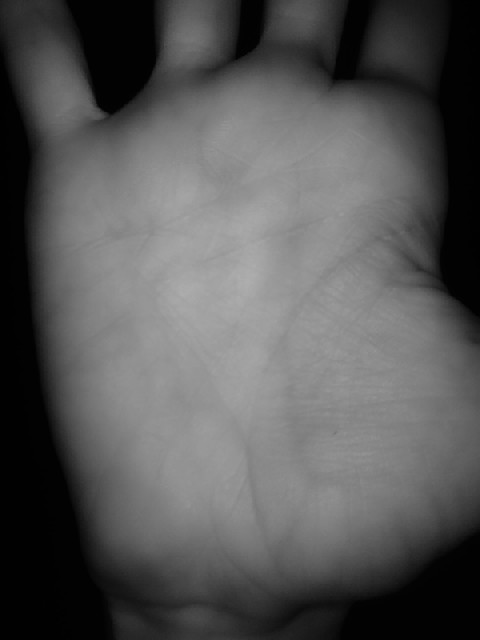
#> input picture tests/live/captures/capture_20260619_221520_041.png, 480 x 640 px
$ python -i tag_visibility.py   (imports and definitions only)
#> lines starting #> are read from the running program, lines starting #| are printed output that depends on the picture; after the words box and inside, x2 and y2 are one past the last pixel; in counts of white or black regions, pixels touching at a corner belong together
"""
Tags each palm image with a vein-visibility level (strong/moderate/weak) using
a quick Frangi-vesselness heuristic, as a fast proxy for manual labeling.

Method (verified on a sample image before running on the full dataset):
 1. Downsample to half resolution (480x640 -> 240x320) purely for speed -
    visual check confirmed line/vessel structures are still resolvable.
 2. Otsu threshold to get a hand foreground mask, then erode it by a fixed
    margin. This step matters: an un-eroded mask lets the strong
    hand-silhouette boundary edge dominate the vesselness signal (confirmed
    visually - see notes/day1/frangi_eroded_check.png), which would make this
    a "hand edge sharpness" metric instead of a vein-visibility metric.
 3. Run skimage.filters.frangi(black_ridges=True) - confirmed correct
    polarity visually (notes/day1/frangi_polarity_check.png): veins/lines
    appear as dark ridges on lighter skin in this NIR captures, not bright
    ridges.
 4. Summarize with mean and 90th-percentile vesselness response inside the
    eroded mask.
 5. After scoring every image, classify into strong/moderate/weak by tertile
    (33rd/66th percentile) of the mean-vesselness distribution across the
    WHOLE dataset. This is a heuristic relative ranking, not an
    absolutely-calibrated visibility scale - it has not been validated
    against human-labeled ground truth. Recommend spot-checking a sample of
    each tier manually before trusting it for stratified splitting.
"""
import csv
import time
from pathlib import Path

import cv2
import numpy as np
from skimage.filters import frangi

from palm_vein.config import PROJECT_ROOT, DATA_RAW, METADATA_CSV, VISIBILITY_CSV

DATASET_ROOT = DATA_RAW
OUTPUT_CSV = VISIBILITY_CSV

ERODE_KERNEL = np.ones((25, 25), np.uint8)
SIGMAS = range(1, 4, 1)


def score_image(img_path: Path):
    img = cv2.imread(str(img_path), cv2.IMREAD_GRAYSCALE)
#> img is the input picture: shape (640, 480); min 0, max 174, mean 86.2
    if img is None:
        return None
    small = cv2.resize(img, (img.shape[1] // 2, img.shape[0] // 2), interpolation=cv2.INTER_AREA)
    _, mask = cv2.threshold(small, 0, 255, cv2.THRESH_BINARY + cv2.THRESH_OTSU)
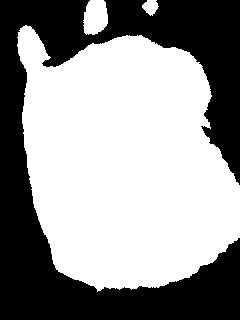
#> mask: shape (320, 240); 58.8% white; 1 black region, box (x1, y1, x2, y2) and area: (0, 0, 240, 320) 31640
    eroded = cv2.erode(mask, ERODE_KERNEL, iterations=1)
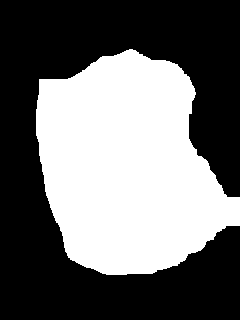
#> eroded: shape (320, 240); 42.4% white; 1 white region, box (x1, y1, x2, y2) and area: (36, 49, 240, 275) 32599
    fg = eroded > 0
    if fg.sum() < 200:
        # Erosion ate almost everything (very small/poorly segmented hand) -
        # fall back to the un-eroded mask rather than scoring on ~nothing.
        fg = mask > 0
        if fg.sum() < 50:
            return None

    small_f = small.astype(np.float64) / 255.0
    vess = frangi(small_f, sigmas=SIGMAS, black_ridges=True)
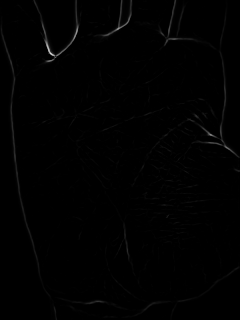
#> vess: shape (320, 240) float64; min 0, max 0.857, mean 0.00588
    values = vess[fg]
    return float(values.mean()), float(np.percentile(values, 90))


# [45 lines left out: function main, not called in this run]


# [2 lines not run here, left out]

>>> result = score_image('../../tests/live/captures/capture_20260619_221520_041.png')
#> result = (0.00303, 0.00843)

$ run again, on tests/live/captures/capture_20260619_221531_708.png
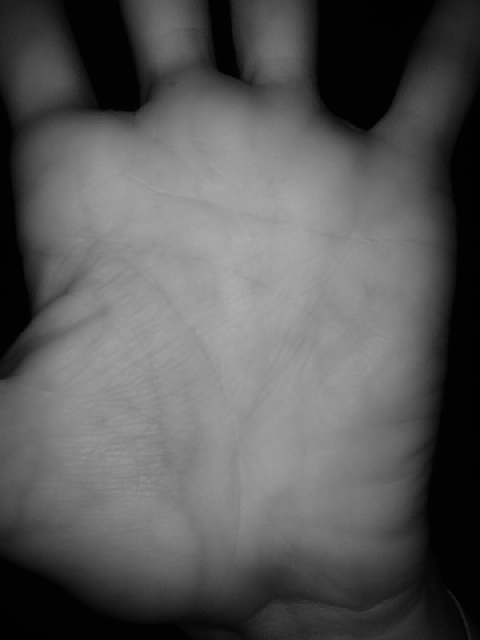
#> input picture tests/live/captures/capture_20260619_221531_708.png, 480 x 640 px
#> in score_image, img is the input picture: shape (640, 480); min 0, max 176, mean 88.9
#> in score_image, `_, mask = cv2.threshold(small, 0, 255, cv2.THRESH_BINARY + cv2.THRESH_..`:
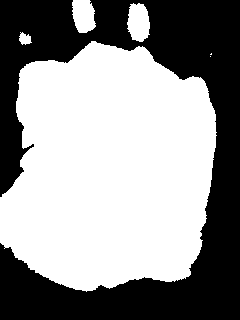
#> mask: shape (320, 240); 57.7% white; 1 black region, box (x1, y1, x2, y2) and area: (0, 0, 240, 320) 32505
#> eroded: shape (320, 240); 41.3% white; 1 white region, box (x1, y1, x2, y2) and area: (0, 58, 204, 276) 31690
#> in score_image, `vess = frangi(small_f, sigmas=SIGMAS, black_ridges=True)`:
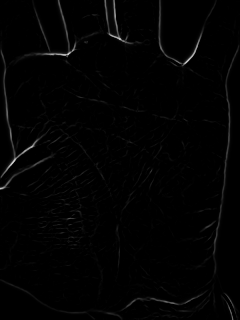
#> vess: shape (320, 240) float64; min 0, max 0.811, mean 0.0113
#> result = (0.00595, 0.0171)

$ run again, on tests/live/captures/capture_20260619_221552_709.png
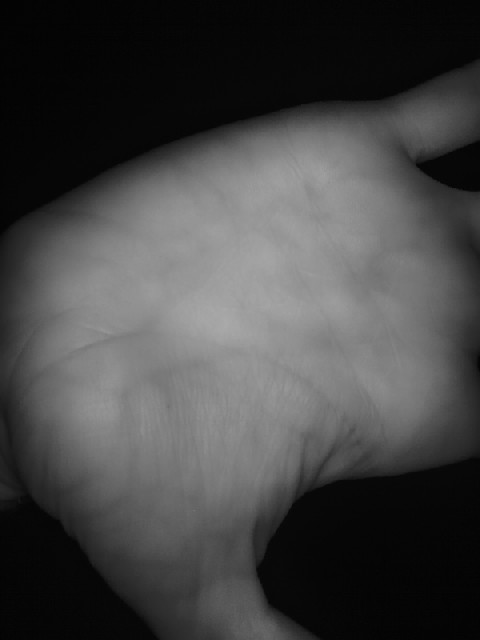
#> input picture tests/live/captures/capture_20260619_221552_709.png, 480 x 640 px
#> in score_image, img is the input picture: shape (640, 480); min 1, max 170, mean 68.5
#> in score_image, `_, mask = cv2.threshold(small, 0, 255, cv2.THRESH_BINARY + cv2.THRESH_..`:
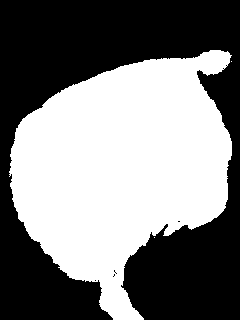
#> mask: shape (320, 240); 49% white; 3 white regions (2 under 20 px), largest, box (x1, y1, x2, y2) and area: (9, 50, 232, 320) 37602
#> eroded: shape (320, 240); 32.9% white; 1 white region, box (x1, y1, x2, y2) and area: (24, 71, 218, 268) 25263
#> in score_image, `vess = frangi(small_f, sigmas=SIGMAS, black_ridges=True)`:
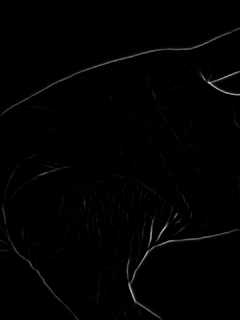
#> vess: shape (320, 240) float64; min 0, max 0.743, mean 0.00816
#> result = (0.00404, 0.0108)
